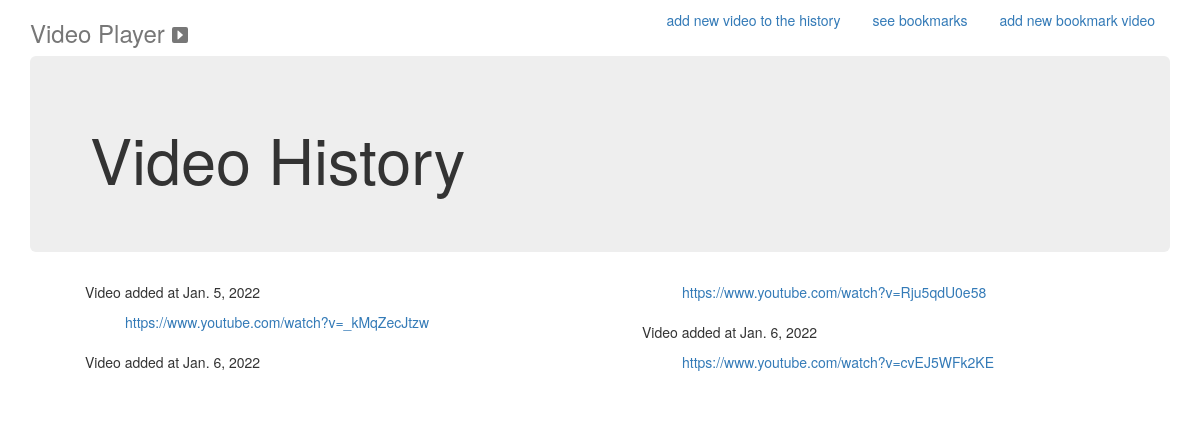
The app's page /, older data.
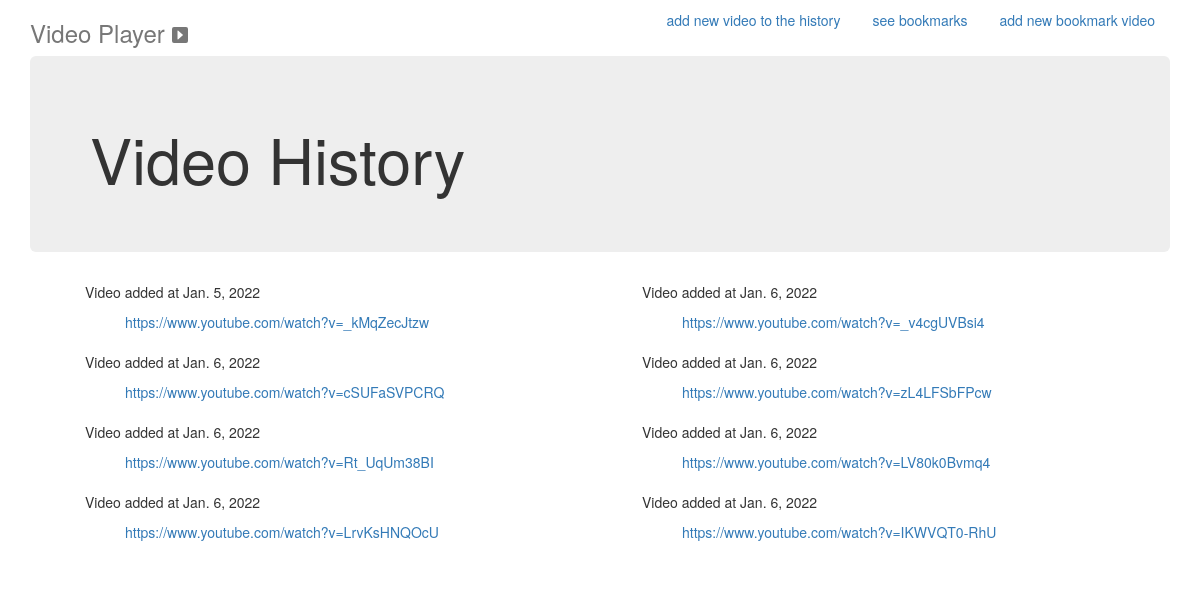
The same page, newer data.
### videoPlayer/models.py (models this page shows, shortened)
class UrlEntry(models.Model):
    id_url = models.UUIDField(primary_key=True, default=uuid4, editable=False)
    url = models.CharField(max_length=100)
    add_at = models.DateField(auto_now_add=True)

### videoPlayer/views.py (the view)
# urls.py: path('', views.history, name='history'),
def history(request):
    entries = UrlEntry.objects.order_by('add_at')
    context = {'entriesHistory': entries}
    return render(request, 'index.html', context)

### videoPlayer/templates/index.html (shortened to what this page needs)
{% load static %}
<!DOCTYPE html>
<html lang="en">
  <head>
    <link href="{% static 'bootstrap.min.css' %}" rel="stylesheet">
</head>
<body>
  <div class="container">
    <div class="header clearfix">
      <nav>
        <ul class="nav nav-pills pull-right">
          <li role="presentation"><a href="{% url 'addEntry' %}">add new video to the history</a></li>
          <li role="presentation"><a href="{% url 'bookMarks' %}">see bookmarks</a></li>
          <li role="presentation"><a href="{% url 'addBookmark' %}">add new bookmark video</a></li>
        </ul>
      </nav>
      <h3 class="text-muted">Video Player
      <svg xmlns="http://www.w3.org/2000/svg" width="16" height="16" fill="currentColor" class="bi bi-caret-right-square-fill" viewBox="0 0 16 16">
        <path d="M0 2a2 2 0 0 1 2-2h12a2 2 0 0 1 2 2v12a2 2 0 0 1-2 2H2a2 2 0 0 1-2-2V2zm5.5 10a.5.5 0 0 0 .832.374l4.5-4a.5.5 0 0 0 0-.748l-4.5-4A.5.5 0 0 0 5.5 4v8z"/>
      </svg>
      </h3>
    </div>
    <div class="jumbotron">
      <h1>Video History</h1>
    </div>
    <div class="container">
      <ul class="two">
        {% for entry in entriesHistory %}
          <div>
            <p>Video added at {{ entry.add_at }}</p>
          </div>
          <ul>
            <a href="{{ entry.url }}" target="_blank"> {{ entry.url }} </a> </ul>
          <br>
        {% endfor %}
      </ul>
    </div>
  </div>
</body>
</html>

Row changes from the older to the newer data that the page shows:
removed UrlEntry: add_at "Jan. 6, 2022", url "https://www.youtube.com/watch?v=Rju5qdU0e58"
removed UrlEntry: add_at "Jan. 6, 2022", url "https://www.youtube.com/watch?v=cvEJ5WFk2KE"
added UrlEntry: add_at "Jan. 6, 2022", url "https://www.youtube.com/watch?v=cSUFaSVPCRQ"
added UrlEntry: add_at "Jan. 6, 2022", url "https://www.youtube.com/watch?v=Rt_UqUm38BI"
added UrlEntry: add_at "Jan. 6, 2022", url "https://www.youtube.com/watch?v=LrvKsHNQOcU"
added UrlEntry: add_at "Jan. 6, 2022", url "https://www.youtube.com/watch?v=_v4cgUVBsi4"
added UrlEntry: add_at "Jan. 6, 2022", url "https://www.youtube.com/watch?v=zL4LFSbFPcw"
added UrlEntry: add_at "Jan. 6, 2022", url "https://www.youtube.com/watch?v=LV80k0Bvmq4"
added UrlEntry: add_at "Jan. 6, 2022", url "https://www.youtube.com/watch?v=IKWVQT0-RhU"
